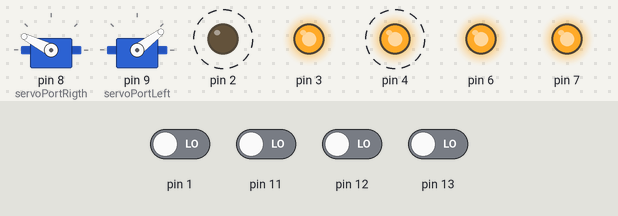
Simulated run of this sketch. Board: Arduino Uno, built with avr-gcc and run on an emulated ATmega328P. On the bench: 2 × servo, output pins drawn as LEDs (lit = HIGH). Dashed ring = blinking. The inputs (shaded band) are chosen by the test bench; at power-on: pin 1, pin 11–13 LOW. Pins used as bus, display or sensor lines are not drawn.

Above: at 1.9 s.
2.0 s: pin 1 driven HIGH
At 2.19 s:
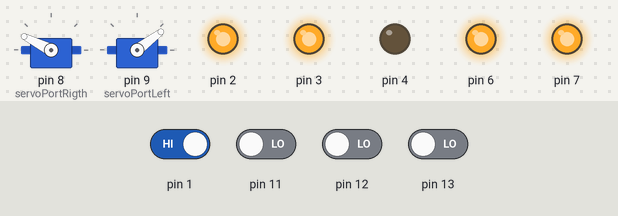
At 3.45 s:
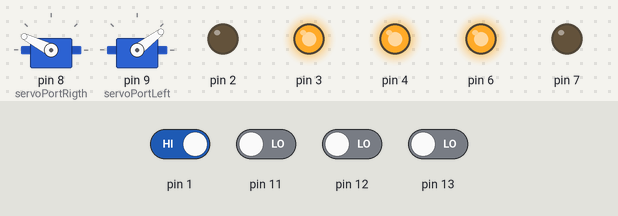
5.2 s: pin 1 driven LOW
Timing chart, 0 to 6.1 s (numbered marks = the images above; inputs shaded):
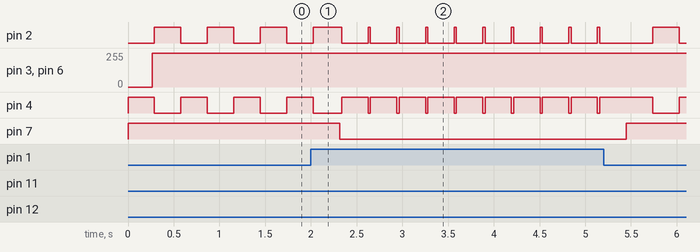

The sketch:

sumov2.ino
```cpp
#include "Motor.h"
#include "Accelerometer.h"
#include <Servo.h>
#include "Maxbotix.h"
#include "LineSensor.h"


/*
    Port of driver motor        Port of sensor range (Sonar)

    ---------------------           ---------------------
    |   Port  | Number  |           |   Port  | Number  |
    ---------------------           ---------------------
    | pinENA  |     6   |           |   PW    |    10   |
    | pinIN1  |     7   |           ---------------------
    | pinIN2  |     5   |
    | pinENB  |     3   |        Port of servo motor
    | pinIN3  |     4   |
    | pinIN4  |     2   |           ----------------------------
    ---------------------           |   Port         | Number  |
                                    ----------------------------
                                    | Servo Right   |  8       |
                                    | Servo Left    |  9       |
                                    ----------------------------

   Port of sensor line                          Port of accelerometer

   ---------------------------------            ----------------------------
   |            Port     | Number  |            |   Port         | Number  |
   ---------------------------------            ----------------------------
   | Port line sensor    |  1      |            | Port axis X    |   ?     |
   |    right rear       |         |            | Port axis Y    |   ?     |
   =================================            | Port axis Z    |   ?     |
   | Port line sensor    |  13     |            ----------------------------
   |    left rear        |         |
   =================================
   | Port line sensor    |  11     |
   |    right front      |         |
   =================================
   | Port line sensor    |  12     |
   |    left front       |         |
   ---------------------------------


*/

//Definição portas do motor do arduino
int powerMotorLeft          = 6;
int motorE1                 = 7;
int motorE2                 = 5;
int powerMotorRight         = 3;
int motorD1                 = 4;
int motorD2                 = 2;

int servoPortRigth          = 8;
int servoPortLeft           = 9;
int x;
int y;
int z;

//Porta dos sensores de linha
int portLineSensorRightRear     = 13;
int portLineSensorLeftRear      = 12;
int portLineSensorRightFront    = 1;
int portLineSensorLeftFront     = 11;

//Definição das variaveis de controle

long duration       = 0;
long tempo          = 0;
int variacao        = 0;
//Verifica se encontrou o oponente em algum momento
bool find          = false;
unsigned int range  = 0;
int pot;
int pot1;
int controle;

int atualX;
int atualY;
int atualZ;

int valueLineRightRear;
int valueLineLeftRear;
int valueLineRightFront;
int valueLineLeftFront;

int posicaoServo =138;


//Criação das instancias dos motores
Motor motorRight(motorE1, motorE2, powerMotorLeft);
Motor motorLeft(motorD1, motorD2, powerMotorRight);
Servo servoMotorRight;
Servo servoMotorLeft;
Accelerometer accelerometer(x, y, z);
Maxbotix rangeSensor(10, Maxbotix::PW, Maxbotix::LV);

LineSensor lineSensorRightRear(portLineSensorRightRear);
LineSensor lineSensorLeftRear(portLineSensorLeftRear);
LineSensor lineSensorRightFront(portLineSensorRightFront);
LineSensor lineSensorLeftFront(portLineSensorLeftFront);

//Variaveis de controle de velocidade
int const speedMax = 230;

void setup() {

   //Serial.begin(9600);
    //Iniciando o servo
    servoMotorRight.attach(servoPortRigth);
    servoMotorLeft.attach(servoPortLeft);

    controleServo(143);

    //Abaixar o servo
    //servoMotorRight.write(180);
    //servoMotorLeft.write(0);

}

void loop() {

 //   range = rangeSensor.getRange();

    valueLineRightRear = lineSensorRightRear.readSensor();
    valueLineLeftRear = lineSensorLeftRear.readSensor();
    valueLineRightFront = lineSensorRightFront.readSensor();
    valueLineLeftFront = lineSensorLeftFront.readSensor();

    //Lendo dados acelerometro
    //readAccelerometer();


    //Serial.print("Range = ");
    //Serial.println(range);
   /*Serial.print("EF = ");
    Serial.print(valueLineLeftFront);
    Serial.print("       DF = ");
    Serial.println(valueLineRightFront);
    Serial.print("ET = ");
    Serial.print(valueLineLeftRear);
    Serial.print("       DT = ");
    Serial.println(valueLineRightRear);*/
    //Serial.println(tempo);


    //Verifica o estado dos sensores de linha
   if(valueLineRightRear == 0 || valueLineLeftRear == 0 || valueLineRightFront == 0 || valueLineLeftFront == 0){

        //Se os dois sensores de linha da frente forem acionado significa que ele chegou ao fim do campo
        //com a parte da frente
        if(valueLineLeftFront == 0 && valueLineRightFront == 0){

            stopMotor();
            retire(255);
            delay(25);
            turnLeft(255);
            delay(25);

        }else if(valueLineRightRear == 0 || valueLineLeftRear == 0){

            kamikaze(255);
            delay(25);
            turnRight(255);
            delay(25);

        }else{
            retire(255);
            delay(25);
            turnLeft(255);
            delay(25);

        }
    }else{
        //stopMotor();


        kamikaze(255);
    }


   // tempo++;  */
}

/*
    Metodo utilizado para fazer com que os motores alterem entre
    fazer uma curva a direita e esquerda
*/
void zigZag(){
    controle = 3;

    if(variacao < 8){

        pot=1;
        pot1=1;

        while(pot < 200){

            motorRight.forward(pot);
            motorLeft.forward(pot1);
            pot = pot + 10;
            pot1++;

            delay(2);
        }

    }else if (variacao < 11){

        pot=1;
        pot1=1;

        while(pot < 200){

            motorRight.forward(pot1);
            motorLeft.forward(pot);
            pot = pot + 8;
            pot1++;

            delay(2);
        }

    }else{

        variacao = 0;

    }

    variacao++;
    Serial.println(variacao);

}

void kamikaze(int power){

    if(controle ==1){

        controle =1;
        pot = 1;
        while(pot < power){

            motorRight.forward(pot);
            motorLeft.forward(pot);
            pot++;
            delay(1);
        }

    }else{
        motorRight.forward(power);
        motorLeft.forward(power);


    }


}

void retire(int power){
    controle =2;

    pot = 1;
    while(pot < power){

        motorRight.forBack(pot);
        motorLeft.forBack(pot);
        pot++;
        delay(1);

    }
}

void readAccelerometer(){

    atualX = accelerometer.getAxisValueX();
    atualY = accelerometer.getAxisValueY();
    atualZ = accelerometer.getAxisValueZ();
}

void turnRight(int power){

    pot=1;
    while(pot < power){

        motorRight.forward(pot);
        motorLeft.forBack(pot);
        pot++;
        delay(1);

    }
}

void turnLeft(int power){

    pot = 1;
    while(pot < power){

        motorRight.forBack(power);
        motorLeft.forward(power);
        pot++;
        delay(1);

    }
}

void stopMotor(){

    motorLeft.stop();
    motorRight.stop();

}

void controleServo(int posicao){

    servoMotorRight.write(posicao + 10);   //143
    servoMotorLeft.write(180 - posicao);

}
```

Accelerometer.cpp
```cpp
#include "Accelerometer.h"
#include <arduino.h>

/*
*	Contructor
*/
Accelerometer::Accelerometer(int portX, int portY, int portZ){
	this->portX = portX;
	this->portY = portY;
	this->portZ = portZ;
}

float Accelerometer::getAxisValueX(){
	return analogRead(portX);
}

float Accelerometer::getAxisValueY(){
	return analogRead(portY);
}

float Accelerometer::getAxisValueZ(){
	return analogRead(portZ);
}
```

Accelerometer.h
```cpp
#include <arduino.h>


#ifndef Accelerometer_h
#define Accelerometer_h


class Accelerometer{
public:
	Accelerometer(int portX, int portY, int portZ);
	float getAxisValueX();
	float getAxisValueY();
	float getAxisValueZ();

private:
	int portX;
	int portY;
	int portZ;
};
#endif
```

LineSensor.cpp
```cpp
#include "LineSensor.h"
#include <arduino.h>

/*
*	Contructor
*/

LineSensor::LineSensor(int portLineSensor){
	this->port = portLineSensor;

	pinMode(this->port, INPUT);

}

int LineSensor::readSensor(){

	return digitalRead(port);

}
```

LineSensor.h
```cpp
#ifndef lineSensor_h
#define lineSensor_h

#include <arduino.h>
class LineSensor{
public:
	LineSensor(int portLineSensor);

	int readSensor();


private:

	int port;

};

#endif
```

Maxbotix.cpp
```cpp
#include "Maxbotix.h"

Maxbotix::Maxbotix(uint8_t pin, MAXBOTIX_INPUT_t input, MAXBOTIX_MODEL_t model, MAXBOTIX_FILTER_t filter,
                   uint8_t sample_size) :
    pin(pin), input(input), model(model), filter(filter), sample_size(sample_size)
{
#ifdef MAXBOTIX_WITH_SOFTWARE_SERIAL

    if (input == TX) {
        serial = new RxSoftwareSerial(pin, true);
        ((RxSoftwareSerial*)serial)->begin(9600);
    } else {
#endif
        pinMode(pin, INPUT);
#ifdef MAXBOTIX_WITH_SOFTWARE_SERIAL
    }

#endif
    init();
}

#ifdef MAXBOTIX_WITH_SOFTWARE_SERIAL
Maxbotix::Maxbotix(Stream* serial, MAXBOTIX_MODEL_t model, MAXBOTIX_FILTER_t filter, uint8_t sample_size) :
    input(TX), model(model), serial(serial), filter(filter), sample_size(sample_size)
{
    init();
}
#endif


void Maxbotix::init()
{
    switch (filter) {
    case MEDIAN:
    case HIGHEST_MODE:
    case LOWEST_MODE:
    case BEST:
        if (sample_size == 0)
            sample_size = 5;
        else if (sample_size % 2)
            sample_size++;

        break;

    case SIMPLE:
        if (sample_size == 0)
            sample_size = 2;

        break;

    case NONE:
    default:
        sample_size = 1;
        break;
    }

    sample = new float[sample_size];
}

Maxbotix::~Maxbotix()
{
    delete[] sample;
    delete serial;
}

float Maxbotix::getRange()
{
    float range;

    readSample();

    switch (filter) {
    case MEDIAN:
        range = getSampleMedian();
        break;

    case HIGHEST_MODE:
        range = getSampleMode(true);
        break;

    case LOWEST_MODE:
        range = getSampleMode(false);
        break;

    case SIMPLE:
        while (sample[0] != sample[sample_size - 1])
            pushToSample(readSensor());

        range = sample[0];
        break;

    case BEST:
        range = getSampleBest();
        break;

    case NONE:
    default:
        range = sample[0];
        break;
    }

    return range;
}

float Maxbotix::getSampleMedian()
{
    return sample[sample_size / 2];
}

float Maxbotix::getSampleMode(bool highest)
{
    float mode = sample[0];
    uint8_t mode_count = 1;
    uint8_t count = 1;

    for (int i = 1; i < sample_size; i++) {
        if (sample[i] == sample[i - 1])
            count++;
        else
            count = 1;

        if (sample[i] == mode)
            mode_count++;
        else if (!highest && count > mode_count || highest && count == mode_count) {
            mode_count = count;
            mode = sample[i];
        }
    }

    return mode;
}

float Maxbotix::getSampleBest()
{
    float range;

    if ((range = getSampleMode(true)) != getSampleMode(false))
        range = getSampleMedian();

    return range;
}

float Maxbotix::readSensor()
{
    float result;

    switch (input) {
    case PW:
        switch (model) {
        case LV:
            result = toCentimeters(pulseIn(pin, HIGH) / 147.0);
            break;

        case XL:
            result = pulseIn(pin, HIGH) / 58.0;
            break;

        case HRLV:
            result = pulseIn(pin, HIGH) / 10.0;
            break;

        default:
            break;
        }

        break;

    case AN:
        switch (model) {
        case LV:
            result = toCentimeters(analogRead(pin) / 2.0);
            break;

        case XL:
            result = analogRead(pin);
            break;

        case HRLV:
            result = analogRead(pin) * 5.0 / 10.0;
            break;

        default:
            break;
        }

        break;
#ifdef MAXBOTIX_WITH_SOFTWARE_SERIAL

    case TX:
        switch (model) {
        case LV:
            result = toCentimeters(readSensorSerial(3));
            break;

        case XL:
            result = readSensorSerial(3);
            break;

        case HRLV:
            result = readSensorSerial(4) / 10.0;
            break;

        default:
            break;
        }

        break;
#endif

    default:
        break;
    }

    return result;
}

unsigned short Maxbotix::readSensorSerial(uint8_t length)
{
    char buffer[length];

    // flush and wait for a range reading
    serial->flush();

    while (!serial->available() || serial->read() != 'R');

    // read the range
    for (int i = 0; i < length; i++) {
        while (!serial->available());

        buffer[i] = serial->read();
    }

    return atoi(buffer);
}

void Maxbotix::readSample()
{
    // read
    for (int i = 0; i < sample_size; i++) {
        sample[i] = readSensor();

        if (input == AN && i != sample_size - 1)
            delay(ad_sample_delay);
    }

    // sort
    sortSample();
}

void Maxbotix::pushToSample(float value)
{
    for (int i = 0; i < sample_size - 1; i++)
        sample[i] = sample[i + 1];

    sample[sample_size - 1] = value;
}


void Maxbotix::sortSample()
{
    for (int i = 1; i < sample_size; i++) {
        float j = sample[i];
        int k;

        for (k = i - 1; (k >= 0) && (j < sample[k]); k--)
            sample[k + 1] = sample[k];

        sample[k + 1] = j;
    }
}
```

Maxbotix.h
```cpp
#ifndef Maxbotix_h
#define Maxbotix_h

// Configuration
//#define MAXBOTIX_WITH_SOFTWARE_SERIAL 1

#include <Arduino.h>
#ifdef MAXBOTIX_WITH_SOFTWARE_SERIAL
#include "RxSoftwareSerial.h"
#endif

class Maxbotix
{
public:
    // models
    typedef enum {
        LV,
        XL,
        HRLV
    }
    MAXBOTIX_MODEL_t;

    // inputs
    typedef enum {
        PW,
        AN,
#ifdef MAXBOTIX_WITH_SOFTWARE_SERIAL
        TX
#endif
    }
    MAXBOTIX_INPUT_t;

    // filters
    typedef enum {
        NONE,
        MEDIAN,
        HIGHEST_MODE,
        LOWEST_MODE,
        BEST,
        SIMPLE
    }
    MAXBOTIX_FILTER_t;

    // init/delete
    Maxbotix(uint8_t pin, MAXBOTIX_INPUT_t input, MAXBOTIX_MODEL_t model, MAXBOTIX_FILTER_t filter = NONE,
             uint8_t sample_size = 0);
#ifdef MAXBOTIX_WITH_SOFTWARE_SERIAL
    Maxbotix(Stream* serial, MAXBOTIX_MODEL_t model, MAXBOTIX_FILTER_t filter = NONE, uint8_t sample_size = 0);
#endif
    ~Maxbotix();

    // simple api
    float getRange();
    uint8_t getSampleSize()
    {
        return sample_size;
    };

    // advanced api
    void readSample();
    float* getSample()
    {
        return sample;
    };
    float getSampleMedian();
    float getSampleMode(bool highest = true);
    float getSampleBest();

    // getters
    MAXBOTIX_MODEL_t getModel()
    {
        return model;
    }
    MAXBOTIX_INPUT_t getInput()
    {
        return input;
    }
    MAXBOTIX_FILTER_t getFilter()
    {
        return filter;
    }

    // setters
    void setADSampleDelay(uint8_t delay)
    {
        ad_sample_delay = delay;
    }

    // utilities
    static float toCentimeters(float inches)
    {
        return 2.54 * inches;
    };
    static float toInches(float centimeters)
    {
        return centimeters / 2.54;
    };

private:
    // config variables
    uint8_t pin;
    MAXBOTIX_INPUT_t input;
    MAXBOTIX_MODEL_t model;
    MAXBOTIX_FILTER_t filter;
    uint8_t sample_size;
    uint8_t ad_sample_delay;
    Stream* serial;

    // core
    float* sample;
    void init();
    float readSensor();
    unsigned short readSensorSerial(uint8_t length);
    void pushToSample(float value);
    void sortSample();
};

#endif
```

Motor.cpp
```cpp
#include "Motor.h"
#include <arduino.h>

/*
*	Contructor
*/

Motor::Motor(int portA, int portB, int portPower){
	this->motorPortA = portA;
	this->motorPortB = portB;
	this->portPower = portPower;

	pinMode(this->motorPortA, OUTPUT);
	pinMode(this->motorPortB, OUTPUT);
	pinMode(this->portPower, OUTPUT);

}

void Motor::forward(int power){

    digitalWrite(this->motorPortA, LOW);
    digitalWrite(this->motorPortB, HIGH);
    //setando o pwm
    analogWrite(this->portPower, power);

}

void Motor::forBack(int power){

    digitalWrite(this->motorPortA, HIGH);
    digitalWrite(this->motorPortB, LOW);
    //setando o pwm
    analogWrite(this->portPower, power);

}

void Motor::stop(){

    digitalWrite(this->motorPortA, HIGH);
    digitalWrite(this->motorPortB, HIGH);

    analogWrite(this->portPower, 255);

}
```

Motor.h
```cpp
#ifndef motor_h
#define motor_h

#include <arduino.h>
class Motor{
public:
	Motor(int portA, int portB, int portPower);

	void forward(int power);

	void forBack(int power);

	void stop();

private:

	int motorPortA;
	int motorPortB;
	int portPower;

};

#endif
```

Measured:
- after the input at 2.0 s, pin 7: HIGH → LOW after 0.31 s
- by itself, pin 2: repeats every 0.31 s: LOW 0.29 s, HIGH 0.03 s
- by itself, pin 3, pin 6: repeats every 0.31 s: 254/255 0.03 s, 255/255 0.29 s
- by itself, pin 4: repeats every 0.31 s: HIGH 0.29 s, LOW 0.03 s
